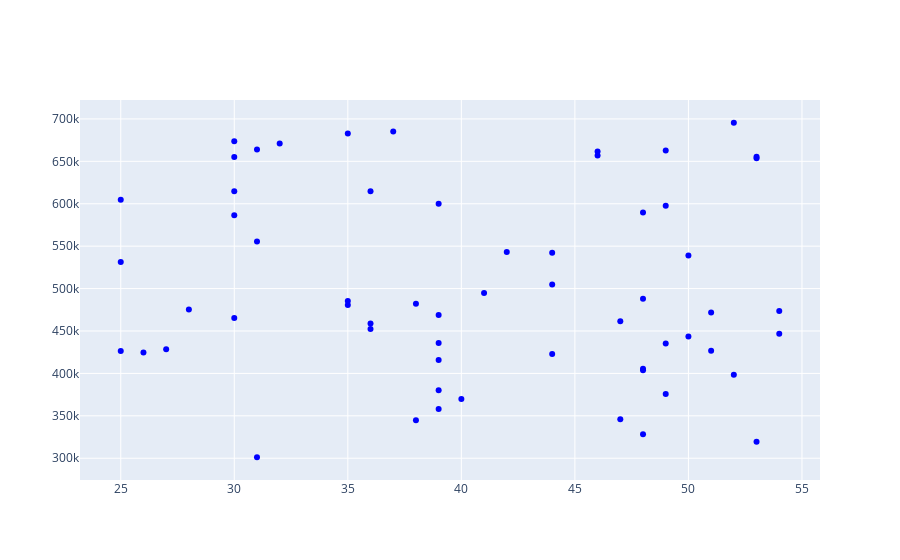

Source (notebook cell):
### Code cell
#Next we will create a scatter plot by using the add_trace function and use the go.scatter() function within it
# In go.Scatter we define the x-axis data,y-axis data and define the mode as markers with color of the marker as blue
fig.add_trace(go.Scatter(x=age_array, y=income_array, mode='markers', marker=dict(color='blue')))

### Figure 1 — Plotly figure (JSON) as saved in the notebook; plotly's stock layout.template omitted (floating-point values rounded to 4 significant figures)
{"data": [{"marker": {"color": "blue"}, "mode": "markers", "type": "scatter", "x": [39, 39, 32, 49, 54, 39, 38, 53, 36, 40, 48, 31, 52, 47, 39, 49, 25, 31, 41, 28, 46, 46, 51, 36, 30, 53, 39, 26, 25, 54, 30, 50, 30, 51, 37, 35, 44, 27, 49, 30, 44, 25, 30, 44, 39, 49, 36, 48, 38, 48, 47, 35, 48, 31, 48, 35, 50, 52, 53, 42], "y": [435989, 415666, 671013, 435155, 446665, 358059, 344785, 653667, 458861, 369942, 405493, 663929, 695489, 461391, 380167, 375855, 604642, 301165, 494672, 475201, 656898, 661485, 426639, 452397, 465215, 319456, 468900, 424790, 531374, 473483, 655193, 443588, 614837, 471795, 685289, 485284, 504871, 428609, 662858, 586358, 422763, 426380, 673622, 542342, 600037, 597609, 614678, 403661, 481983, 328208, 346004, 480558, 589594, 555644, 487969, 682884, 539108, 398352, 655498, 542998]}], "layout": {}}
